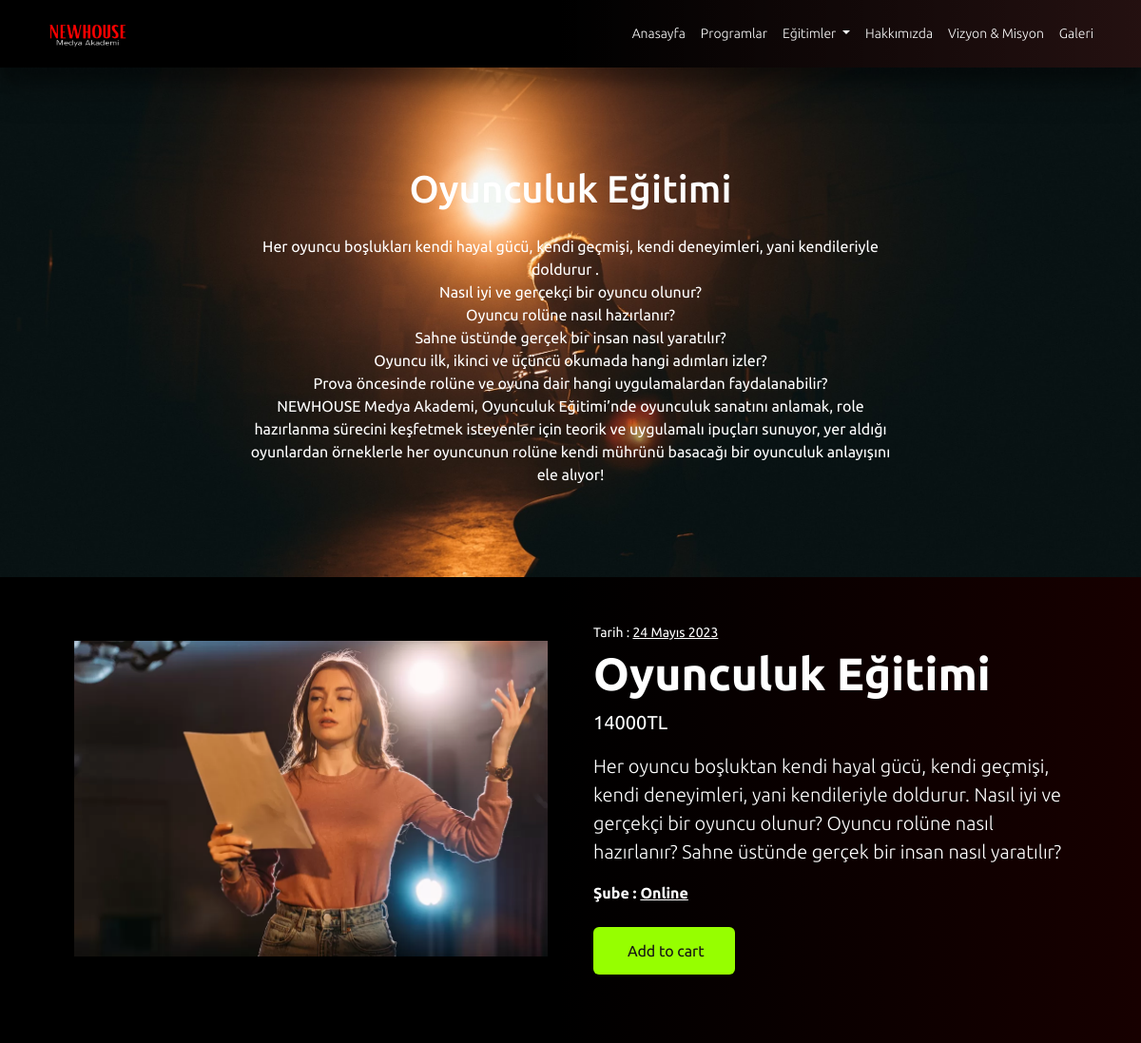
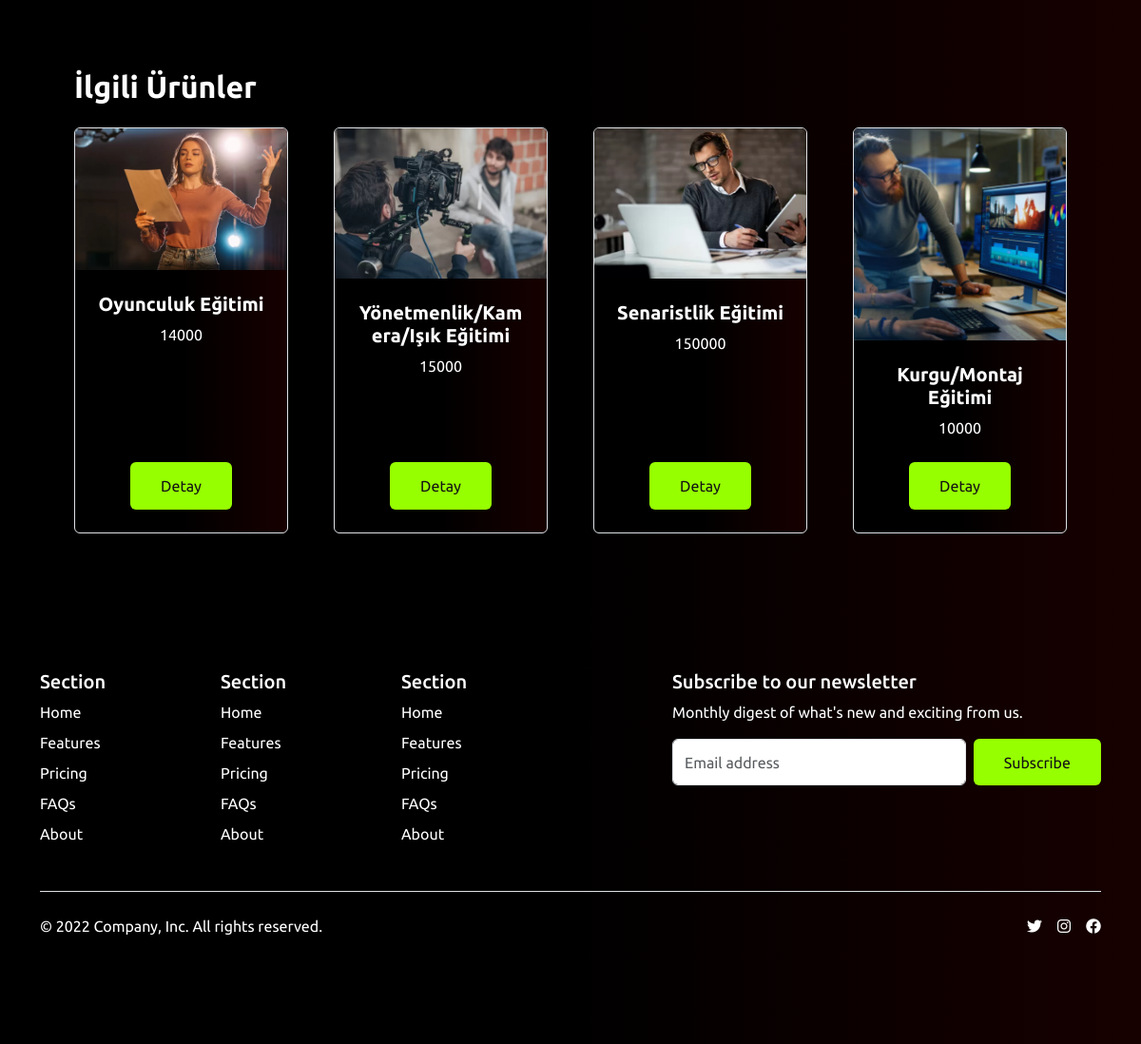
Screenshot of /egitimler/oyunculuk-egitimi with the database file from the repository (2 pictures, top to bottom).
### newApp/models.py (models this page shows, shortened)
class Hizmet(models.Model):
    isim = models.CharField(max_length=100)
    aciklama = RichTextField(verbose_name="Açıklama (Opsiyonel)", blank=True)
    slug = models.SlugField(max_length=100, unique=True, blank=True, null=True, editable=False)
    class Meta:
        verbose_name = "Hizmet"
        verbose_name_plural = "Hizmetler"

class Sube(models.Model):
    isim = models.CharField(max_length=100)
    resim = models.ImageField(upload_to="sube/", blank=True, null=True, verbose_name='Şube Resmi (Opsiyonel)')

### egitimler/models.py (models this page shows, shortened)
class Egitim(models.Model):
    id = models.UUIDField(primary_key=True, default=uuid.uuid4, editable=False)
    hizmet = models.ForeignKey(Hizmet, on_delete = models.CASCADE)
    baslik = models.CharField(max_length = 100)
    aciklama = models.TextField(blank=True)
    resim = models.ImageField(upload_to = 'egitim_resimleri', verbose_name='Eğitim Resmi')
    baslama_tarihi = models.DateField()
    sure = models.CharField(max_length=100)
    fiyat = models.IntegerField()
    sube = models.ForeignKey(Sube, on_delete = models.CASCADE)
    slug = models.SlugField(max_length=100, editable=False)
    created_at = models.DateTimeField(auto_now_add=True)
    updated_at = models.DateTimeField(auto_now=True)
    isPublish = models.BooleanField(default=False, null=True)
    class Meta:
        verbose_name = 'Eğitim'
        verbose_name_plural = 'Eğitimler'
        ordering = ['-created_at']

### newApp/views.py (the view)
# urls.py: path('egitimler/<str:slug>',egitimler,name="egitimler"),
def egitimler(request, slug):
    egitimler = Egitim.objects.filter(hizmet__slug = slug, isPublish = True)
    hizmet = Hizmet.objects.get(slug = slug)
    context = {
        'egitimler':egitimler,
        'hizmetimiz':hizmet
    }
    return render(request, 'egitimler.html', context)

### templates/egitimler.html (shortened to what this page needs)
{% extends 'index.html' %}
{% block content %}
    <section class="about-section text-center" id="about">
        <div class="container px-4 px-lg-5">
            <div class="row gx-4 gx-lg-5 justify-content-center">
                <div class="col-lg-8 beyaz">
                    <h2 class="text-white mb-4 mt-4 fs-1" data-aos="zoom-in" data-aos-duration="4000">{{hizmetimiz.isim}}</h2>
                    <p class="text-white" data-aos="zoom-in" data-aos-duration="4000">
                        {{hizmetimiz.aciklama|safe}}
                    </p>
                </div>
            </div>
        </div>
    </section>
    <section class="education-page bg-dark text-white">
        <div class="container px-4 px-lg-5 py-5">
            <div class="row gx-4 gx-lg-5 align-items-center">
                {% for egitim in egitimler %}
                <div class="col-md-6" data-aos="fade-right" data-aos-duration="4000"><img class="card-img-top mb-5 mb-md-0" src="{{egitim.resim.url}}" alt="{{egitim.isim}}" /></div>
                <div class="col-md-6" data-aos="fade-left" data-aos-duration="4000">
                    <div class="small mb-1">Tarih : <span class="edu-date text-decoration-underline">{{egitim.baslama_tarihi}}</span></div>
                    <h1 class="display-5 fw-bolder">{{egitim.hizmet.isim}}</h1>
                    <div class="fs-5 mb-3">
                        <span>{{egitim.fiyat}}TL</span>
                    </div>
                    <p class="lead">{{egitim.aciklama|safe}}</p>
                    <div class="fw-bolder mb-4">Şube : <span class="edu-branch text-decoration-underline">{{egitim.sube.isim}}</span></div>
                    <div class="d-flex">
                        <button class="btn btn-primary flex-shrink-0" type="button">
                            Add to cart
                        </button>
                    </div>
                </div>
                {% endfor %}
            </div>
        </div>
    </section>
    <section class="py-5 bg-dark text-white">
        <div class="container px-4 px-lg-5 mt-5">
            <h2 class="fw-bolder mb-4">İlgili Ürünler</h2>
            <div class="row gx-4 gx-lg-5 row-cols-2 row-cols-md-3 row-cols-xl-4 justify-content-center">
                {% for egitim in karisik %}
                <div class="col mb-5" data-aos="fade-up" data-aos-duration="4000">
                    <div class="card h-100 bg-dark text-white border">
                        <img class="card-img-top" src="{{egitim.resim.url}}" alt="..." />
                        <div class="card-body p-4">
                            <div class="text-center">
                                <h5 class="fw-bolder">{{egitim.hizmet.isim}}</h5>
                                {{egitim.fiyat}}
                            </div>
                        </div>
                        <div class="card-footer p-4 pt-0 border-top-0 bg-transparent">
                            <div class="text-center"><a class="btn btn-primary mt-auto" href="/egitimler/{{egitim.hizmet.slug}}">Detay</a></div>
                        </div>
                    </div>
                </div>
                {% endfor %}
            </div>
        </div>
    </section>
{% endblock content %}

### static/css/style.css (style rules this page uses)
.btn-primary { padding-top: 0.8rem; padding-bottom: 0.8rem; padding-left: 2rem; padding-right: 2rem; background-color: #96FF00; border: none !important; color: #141414; }
.bg-dark { background: rgb(0, 0, 0); background: linear-gradient(90deg, rgb(0, 0, 0) 49%, #170000 100%); }
* { font-family: "Jost", sans-serif; font-family: "Ubuntu", sans-serif; }
.about-section { background: url("/static/img/pexels-kyle-loftus-3379942.jpg"), linear-gradient(90deg, rgb(0, 0, 0) 49%, rgba(255, 0, 0, 0.1853991597) 100%); background-position: center; background-size: cover; background-repeat: no-repeat; padding-top: 5rem; padding-bottom: 5rem; }
.beyaz { text-align: center; }
.beyaz p { color: white; text-align: center; }

### rows the page displays
Hizmet: isim "Oyunculuk Eğitimi", aciklama "Her oyuncu boşlukları kendi hayal gücü, kendi geçmişi, kendi deneyimleri, yani kendileriyle doldurur . Nasıl iyi ve gerçekçi bir oyuncu olunur? Oyuncu rolüne nasıl hazırlanır? Sahne üstünde gerçek bir insan nasıl yaratılır? Oyuncu ilk, ikinci ve üçüncü okumada hangi adımları izler? Prova öncesinde rolüne ve oyuna dair hangi uygulamalardan faydalanabilir? NEWHOUSE Medya Akademi, Oyunculuk Eğitimi’nde oyunculuk sanatını anlamak, role hazırlanma sürecini keşfetmek isteyenler için teorik ve uygulamalı ipuçları sunuyor, yer aldığı oyunlardan örneklerle her oyuncunun rolüne kendi mührünü basacağı bir oyunculuk anlayışını ele alıyor!"
Egitim: resim (picture), baslama_tarihi "24 Mayıs 2023", hizmet.isim "Oyunculuk Eğitimi", fiyat "14000", aciklama "Her oyuncu boşluktan kendi hayal gücü, kendi geçmişi, kendi deneyimleri, yani kendileriyle doldurur. Nasıl iyi ve gerçekçi bir oyuncu olunur? Oyuncu rolüne nasıl hazırlanır? Sahne üstünde gerçek bir insan nasıl yaratılır?", sube.isim "Online"
Egitim: resim (picture), hizmet.isim "Yönetmenlik/Kamera/Işık Eğitimi", fiyat "15000"
Egitim: resim (picture), hizmet.isim "Senaristlik Eğitimi", fiyat "150000"
Egitim: resim (picture), hizmet.isim "Kurgu/Montaj Eğitimi", fiyat "10000"
